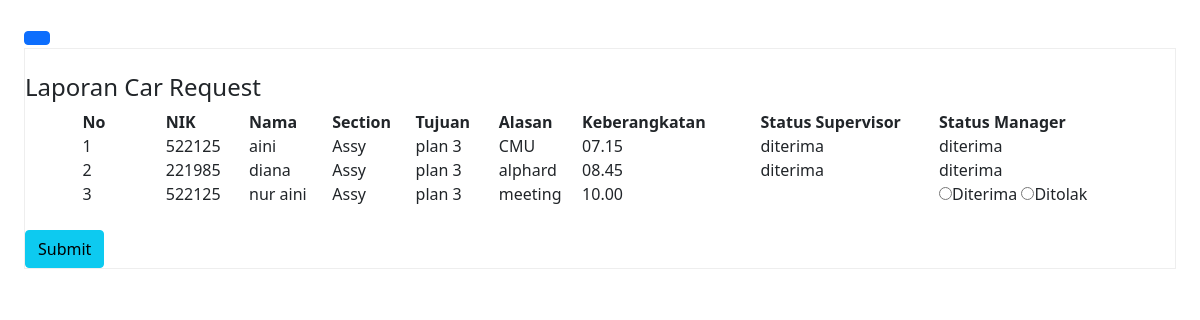
Before: /request_manager.php with the older database file.
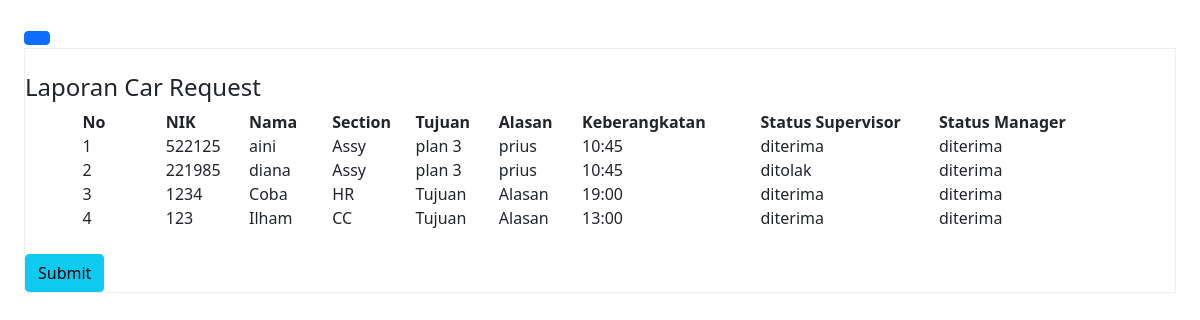
After: the same page with the newer database file.
### tables this page shows
CREATE TABLE `data` (
  `id` int(11) NOT NULL,
  `nik` varchar(200) NOT NULL,
  `nama` varchar(100) NOT NULL,
  `section` varchar(50) NOT NULL,
  `tujuan` varchar(200) NOT NULL,
  `alasan` varchar(1000) NOT NULL,
  `keberangkatan` varchar(200) NOT NULL,
  `status_spv` varchar(100) DEFAULT NULL,
  `status_manager` varchar(100) DEFAULT NULL,
  `status_ga` varchar(100) DEFAULT NULL,
  `security` varchar(100) DEFAULT NULL,
  `notif_supervisor` int(11) NOT NULL DEFAULT 0,
  `notif_manager` int(11) NOT NULL DEFAULT 0,
  `notif_ga` int(11) NOT NULL DEFAULT 0,
  `notif_user` int(11) NOT NULL DEFAULT 0
);

### request_manager.php (the view, shortened to what this page needs)
<!DOCTYPE html>
<html lang="en">
<head>
  <link rel="stylesheet" href="http://192.168.29.55:8300/bootstrap.min.css" />
  <link rel="stylesheet" href="http://192.168.29.55:8300/bootstrap-icons.css" />
</head>
<body background="#87CEFA" ;>
  <section class="p-4" id="main-content">
    <button class="btn btn-primary" id="button-toggle">
    </button>
    <div style="border:1px solid rgb(238,238,238); padding:auto; overflow:auto; width:auto; height:auto;">
      <?php
      include "koneksi.php";
      $query = mysqli_query($koneksi, "SELECT * FROM data");
      ?>
      <form action="proses_manager.php" method="post">
        <table width="90%" border="0" align="center" cellpadding="0" cellspacing="0">
          <tr bgcolor="white"></br>
            <h4>Laporan Car Request</h4>
          <tr>
            <th width="70">No</td>
            <th width="70">NIK</td>
            <th width="70">Nama</td>
            <th width="70">Section</td>
            <th width="70">Tujuan</td>
            <th width="70">Alasan</td>
            <th width="150">Keberangkatan</td>
            <th width="150">Status Supervisor</td>
            <th width="150">Status Manager</td>
          </tr>
          <?php if (mysqli_num_rows($query) > 0) { ?>
            <?php
            $no = 1;
            while ($data = mysqli_fetch_array($query)) {
            ?>
              <tr>
                <td><?php echo $no ?></td>
                <td><?php echo $data["nik"]; ?></td>
                <td><?php echo $data["nama"]; ?></td>
                <td><?php echo $data["section"]; ?></td>
                <td><?php echo $data["tujuan"]; ?></td>
                <td><?php echo $data["alasan"]; ?></td>
                <td><?php echo $data["keberangkatan"]; ?></td>
                <td><?php echo $data["status_spv"]; ?></td>
                <td>
                  <?php if ($data["status_manager"] == NULL) : ?>
                    <input type="radio" name="status_manager[<?= $data['id'] ?>]" value="diterima" required>Diterima
                    <input type="radio" name="status_manager[<?= $data['id'] ?>]" value="ditolak" required>Ditolak
                  <?php else : ?>
                    <?php echo $data["status_manager"]; ?>
                  <?php endif; ?>
                </td>
              </tr>
            <?php $no++;
            } ?>
          <?php } ?>
        </table></br>
        <input type="submit" name="submit" id="submit" class="btn btn-info" value="Submit" />
    </div>
  </section>
</body>
</html>

Changed rows visible on the page:
removed data: nik "522125", nama "aini", section "Assy", tujuan "plan 3", alasan "CMU", keberangkatan "07.15", status_spv "diterima", status_manager "diterima"
removed data: nik "221985", nama "diana", section "Assy", tujuan "plan 3", alasan "alphard", keberangkatan "08.45", status_spv "diterima", status_manager "diterima"
removed data: nik "522125", nama "nur aini", section "Assy", tujuan "plan 3", alasan "meeting", keberangkatan "10.00"
added data: nik "522125", nama "aini", section "Assy", tujuan "plan 3", alasan "prius", keberangkatan "10:45", status_spv "diterima", status_manager "diterima"
added data: nik "221985", nama "diana", section "Assy", tujuan "plan 3", alasan "prius", keberangkatan "10:45", status_spv "ditolak", status_manager "diterima"
added data: nik "1234", nama "Coba", section "HR", tujuan "Tujuan", alasan "Alasan", keberangkatan "19:00", status_spv "diterima", status_manager "diterima"
added data: nik "123", nama "Ilham", section "CC", tujuan "Tujuan", alasan "Alasan", keberangkatan "13:00", status_spv "diterima", status_manager "diterima"
